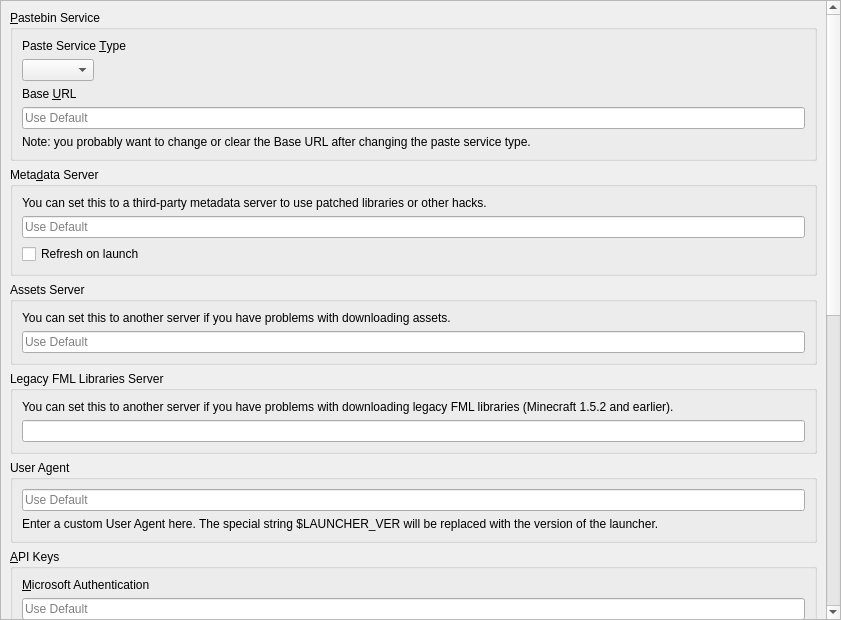
<?xml version="1.0" encoding="UTF-8"?>
<ui version="4.0">
 <class>APIPage</class>
 <widget class="QWidget" name="APIPage">
  <property name="geometry">
   <rect>
    <x>0</x>
    <y>0</y>
    <width>841</width>
    <height>620</height>
   </rect>
  </property>
  <layout class="QVBoxLayout" name="verticalLayout_2">
   <property name="leftMargin">
    <number>0</number>
   </property>
   <property name="topMargin">
    <number>0</number>
   </property>
   <property name="rightMargin">
    <number>0</number>
   </property>
   <property name="bottomMargin">
    <number>0</number>
   </property>
   <item>
    <widget class="QScrollArea" name="scrollArea">
     <property name="widgetResizable">
      <bool>true</bool>
     </property>
     <widget class="QWidget" name="scrollAreaWidgetContents">
      <property name="geometry">
       <rect>
        <x>0</x>
        <y>0</y>
        <width>825</width>
        <height>1236</height>
       </rect>
      </property>
      <layout class="QVBoxLayout" name="verticalLayout">
       <item>
        <widget class="QGroupBox" name="groupBox_paste">
         <property name="title">
          <string>&amp;Pastebin Service</string>
         </property>
         <layout class="QVBoxLayout" name="verticalLayout_3">
          <item>
           <widget class="QLabel" name="pasteServiceTypeLabel">
            <property name="text">
             <string>Paste Service &amp;Type</string>
            </property>
            <property name="buddy">
             <cstring>pasteTypeComboBox</cstring>
            </property>
           </widget>
          </item>
          <item>
           <widget class="QComboBox" name="pasteTypeComboBox">
            <property name="sizePolicy">
             <sizepolicy hsizetype="Maximum" vsizetype="Fixed">
              <horstretch>0</horstretch>
              <verstretch>0</verstretch>
             </sizepolicy>
            </property>
           </widget>
          </item>
          <item>
           <widget class="QLabel" name="baseURLLabel">
            <property name="text">
             <string>Base &amp;URL</string>
            </property>
            <property name="buddy">
             <cstring>baseURLEntry</cstring>
            </property>
           </widget>
          </item>
          <item>
           <widget class="QLineEdit" name="baseURLEntry">
            <property name="placeholderText">
             <string>Use Default</string>
            </property>
            <property name="clearButtonEnabled">
             <bool>true</bool>
            </property>
           </widget>
          </item>
          <item>
           <widget class="QLabel" name="baseURLNote">
            <property name="text">
             <string>Note: you probably want to change or clear the Base URL after changing the paste service type.</string>
            </property>
            <property name="wordWrap">
             <bool>true</bool>
            </property>
           </widget>
          </item>
         </layout>
        </widget>
       </item>
       <item>
        <widget class="QGroupBox" name="groupBox_meta">
         <property name="title">
          <string>Meta&amp;data Server</string>
         </property>
         <layout class="QVBoxLayout" name="verticalLayout_5">
          <item>
           <widget class="QLabel" name="label_6">
            <property name="text">
             <string>You can set this to a third-party metadata server to use patched libraries or other hacks.</string>
            </property>
            <property name="textFormat">
             <enum>Qt::RichText</enum>
            </property>
            <property name="wordWrap">
             <bool>true</bool>
            </property>
            <property name="openExternalLinks">
             <bool>true</bool>
            </property>
           </widget>
          </item>
          <item>
           <widget class="QLineEdit" name="metaURL">
            <property name="placeholderText">
             <string>Use Default</string>
            </property>
           </widget>
          </item>
          <item>
           <widget class="QCheckBox" name="metaRefreshOnLaunchCB">
            <property name="text">
             <string>Refresh on launch</string>
            </property>
           </widget>
          </item>
         </layout>
        </widget>
       </item>
       <item>
        <widget class="QGroupBox" name="groupBox_assets">
         <property name="title">
          <string>Assets Server</string>
         </property>
         <layout class="QVBoxLayout" name="verticalLayout_6">
          <item>
           <widget class="QLabel" name="label_7">
            <property name="text">
             <string>You can set this to another server if you have problems with downloading assets.</string>
            </property>
            <property name="textFormat">
             <enum>Qt::RichText</enum>
            </property>
            <property name="wordWrap">
             <bool>true</bool>
            </property>
            <property name="openExternalLinks">
             <bool>true</bool>
            </property>
           </widget>
          </item>
          <item>
           <widget class="QLineEdit" name="resourceURL">
            <property name="placeholderText">
             <string>Use Default</string>
            </property>
           </widget>
          </item>
         </layout>
        </widget>
       </item>
       <item>
        <widget class="QGroupBox" name="groupBox_fmllibs">
         <property name="title">
          <string>Legacy FML Libraries Server</string>
         </property>
         <layout class="QVBoxLayout" name="verticalLayout_8">
          <item>
           <widget class="QLabel" name="label">
            <property name="text">
             <string>You can set this to another server if you have problems with downloading legacy FML libraries (Minecraft 1.5.2 and earlier).</string>
            </property>
            <property name="textFormat">
             <enum>Qt::RichText</enum>
            </property>
            <property name="wordWrap">
             <bool>true</bool>
            </property>
            <property name="openExternalLinks">
             <bool>true</bool>
            </property>
           </widget>
          </item>
          <item>
           <widget class="QLineEdit" name="legacyFMLLibsURL"/>
          </item>
         </layout>
        </widget>
       </item>
       <item>
        <widget class="QGroupBox" name="groupBox_ua">
         <property name="minimumSize">
          <size>
           <width>0</width>
           <height>0</height>
          </size>
         </property>
         <property name="title">
          <string>User Agent</string>
         </property>
         <layout class="QVBoxLayout" name="verticalLayout_7">
          <item>
           <widget class="QLineEdit" name="userAgentLineEdit">
            <property name="placeholderText">
             <string>Use Default</string>
            </property>
           </widget>
          </item>
          <item>
           <widget class="QLabel" name="userAgentLabel">
            <property name="text">
             <string>Enter a custom User Agent here. The special string $LAUNCHER_VER will be replaced with the version of the launcher.</string>
            </property>
            <property name="wordWrap">
             <bool>true</bool>
            </property>
           </widget>
          </item>
         </layout>
        </widget>
       </item>
       <item>
        <widget class="QGroupBox" name="groupBox_msa">
         <property name="title">
          <string>&amp;API Keys</string>
         </property>
         <layout class="QVBoxLayout" name="verticalLayout_4">
          <item>
           <widget class="QLabel" name="msaClientIDLabel">
            <property name="text">
             <string>&amp;Microsoft Authentication</string>
            </property>
            <property name="textFormat">
             <enum>Qt::RichText</enum>
            </property>
            <property name="wordWrap">
             <bool>true</bool>
            </property>
            <property name="openExternalLinks">
             <bool>true</bool>
            </property>
            <property name="buddy">
             <cstring>msaClientID</cstring>
            </property>
           </widget>
          </item>
          <item>
           <widget class="QLineEdit" name="msaClientID">
            <property name="placeholderText">
             <string>Use Default</string>
            </property>
           </widget>
          </item>
          <item>
           <widget class="QLabel" name="label_3">
            <property name="text">
             <string>Note: you probably don't need to set this if logging in via Microsoft Authentication already works.</string>
            </property>
            <property name="textFormat">
             <enum>Qt::RichText</enum>
            </property>
            <property name="wordWrap">
             <bool>true</bool>
            </property>
           </widget>
          </item>
          <item>
           <spacer name="verticalSpacer">
            <property name="orientation">
             <enum>Qt::Vertical</enum>
            </property>
            <property name="sizeType">
             <enum>QSizePolicy::Fixed</enum>
            </property>
            <property name="sizeHint" stdset="0">
             <size>
              <width>0</width>
              <height>6</height>
             </size>
            </property>
           </spacer>
          </item>
          <item>
           <widget class="QLabel" name="modrinthTokenLabel">
            <property name="text">
             <string>Mod&amp;rinth</string>
            </property>
            <property name="textFormat">
             <enum>Qt::RichText</enum>
            </property>
            <property name="wordWrap">
             <bool>true</bool>
            </property>
            <property name="openExternalLinks">
             <bool>true</bool>
            </property>
            <property name="buddy">
             <cstring>modrinthToken</cstring>
            </property>
           </widget>
          </item>
          <item>
           <widget class="QLineEdit" name="modrinthToken">
            <property name="enabled">
             <bool>true</bool>
            </property>
            <property name="placeholderText">
             <string>Use None</string>
            </property>
           </widget>
          </item>
          <item>
           <widget class="QLabel" name="label_8">
            <property name="text">
             <string>&lt;html&gt;&lt;head/&gt;&lt;body&gt;&lt;p&gt;Note: you only need to set this to access private data. Read the &lt;a href=&quot;https://docs.modrinth.com/api/#authentication&quot;&gt;documentation&lt;/a&gt; for more information.&lt;/p&gt;&lt;/body&gt;&lt;/html&gt;</string>
            </property>
            <property name="wordWrap">
             <bool>true</bool>
            </property>
            <property name="openExternalLinks">
             <bool>true</bool>
            </property>
           </widget>
          </item>
          <item>
           <spacer name="verticalSpacer_4">
            <property name="orientation">
             <enum>Qt::Vertical</enum>
            </property>
            <property name="sizeType">
             <enum>QSizePolicy::Fixed</enum>
            </property>
            <property name="sizeHint" stdset="0">
             <size>
              <width>0</width>
              <height>6</height>
             </size>
            </property>
           </spacer>
          </item>
          <item>
           <widget class="QLabel" name="flameKeyLabel">
            <property name="text">
             <string>&amp;CurseForge</string>
            </property>
            <property name="textFormat">
             <enum>Qt::RichText</enum>
            </property>
            <property name="wordWrap">
             <bool>true</bool>
            </property>
            <property name="openExternalLinks">
             <bool>true</bool>
            </property>
            <property name="buddy">
             <cstring>flameKey</cstring>
            </property>
           </widget>
          </item>
          <item>
           <widget class="QLineEdit" name="flameKey">
            <property name="enabled">
             <bool>true</bool>
            </property>
            <property name="placeholderText">
             <string>Use Default</string>
            </property>
           </widget>
          </item>
          <item>
           <widget class="QLabel" name="label_10">
            <property name="text">
             <string>Note: you probably don't need to set this if CurseForge already works.</string>
            </property>
            <property name="wordWrap">
             <bool>true</bool>
            </property>
           </widget>
          </item>
          <item>
           <widget class="QCheckBox" name="FallbackMRBlockedMods">
            <property name="text">
             <string>Enable fallback to Modrinth for blocked mods</string>
            </property>
           </widget>
          </item>
          <item>
           <spacer name="verticalSpacer_3">
            <property name="orientation">
             <enum>Qt::Vertical</enum>
            </property>
            <property name="sizeType">
             <enum>QSizePolicy::Fixed</enum>
            </property>
            <property name="sizeHint" stdset="0">
             <size>
              <width>0</width>
              <height>6</height>
             </size>
            </property>
           </spacer>
          </item>
          <item>
           <widget class="QLabel" name="label_12">
            <property name="text">
             <string>&amp;Technic</string>
            </property>
            <property name="buddy">
             <cstring>technicClientID</cstring>
            </property>
           </widget>
          </item>
          <item>
           <widget class="QLineEdit" name="technicClientID">
            <property name="placeholderText">
             <string>Use Default</string>
            </property>
           </widget>
          </item>
          <item>
           <widget class="QLabel" name="label_11">
            <property name="text">
             <string>&lt;html&gt;&lt;head/&gt;&lt;body&gt;&lt;p&gt;Note: you only need to set this to access private data.&lt;/p&gt;&lt;/body&gt;&lt;/html&gt;</string>
            </property>
            <property name="wordWrap">
             <bool>true</bool>
            </property>
           </widget>
          </item>
         </layout>
        </widget>
       </item>
       <item>
        <widget class="QGroupBox" name="groupBox_downloadSource">
         <property name="title">
          <string>下载源</string>
         </property>
         <layout class="QVBoxLayout" name="verticalLayout_downloadSource">
          <item>
           <widget class="QLabel" name="downloadSourceModeLabel">
            <property name="text">
             <string>下载源模式</string>
            </property>
           </widget>
          </item>
          <item>
           <widget class="QComboBox" name="downloadSourceModeComboBox">
            <item>
             <property name="text">
              <string>镜像</string>
             </property>
            </item>
            <item>
             <property name="text">
              <string>官方</string>
             </property>
            </item>
            <item>
             <property name="text">
              <string>自定义</string>
             </property>
            </item>
           </widget>
          </item>
          <item>
           <widget class="QWidget" name="customSourceWidget">
            <layout class="QVBoxLayout" name="verticalLayout_customSource">
             <property name="leftMargin">
              <number>0</number>
             </property>
             <property name="topMargin">
              <number>6</number>
             </property>
             <property name="rightMargin">
              <number>0</number>
             </property>
             <property name="bottomMargin">
              <number>0</number>
             </property>
             <item>
              <widget class="QLabel" name="customMcBaseLabel">
               <property name="text">
                <string>Minecraft 自定义源地址</string>
               </property>
              </widget>
             </item>
             <item>
              <widget class="QLineEdit" name="customMcBaseUrl">
               <property name="placeholderText">
                <string>例如：https://bmclapi2.bangbang93.com</string>
               </property>
              </widget>
             </item>
             <item>
              <widget class="QLabel" name="customMcFormatLabel">
               <property name="text">
                <string>Minecraft 源格式</string>
               </property>
              </widget>
             </item>
             <item>
              <widget class="QComboBox" name="customMcFormatComboBox">
               <item>
                <property name="text">
                 <string>Mojang</string>
                </property>
               </item>
               <item>
                <property name="text">
                 <string>BMCLAPI</string>
                </property>
               </item>
              </widget>
             </item>
             <item>
              <widget class="QLabel" name="customModsBaseLabel">
               <property name="text">
                <string>模组源自定义地址</string>
               </property>
              </widget>
             </item>
             <item>
              <widget class="QLineEdit" name="customModsBaseUrl">
               <property name="placeholderText">
                <string>例如：https://mod.mcimirror.top</string>
               </property>
              </widget>
             </item>
             <item>
              <widget class="QLabel" name="customModsFormatLabel">
               <property name="text">
                <string>模组源格式</string>
               </property>
              </widget>
             </item>
             <item>
              <widget class="QComboBox" name="customModsFormatComboBox">
               <item>
                <property name="text">
                 <string>Official</string>
                </property>
               </item>
               <item>
                <property name="text">
                 <string>MCIM</string>
                </property>
               </item>
              </widget>
             </item>
            </layout>
           </widget>
          </item>
         </layout>
        </widget>
       </item>
       <item>
        <spacer name="verticalSpacer_2">
         <property name="orientation">
          <enum>Qt::Vertical</enum>
         </property>
         <property name="sizeHint" stdset="0">
          <size>
           <width>0</width>
           <height>0</height>
          </size>
         </property>
        </spacer>
       </item>
      </layout>
     </widget>
    </widget>
   </item>
  </layout>
 </widget>
 <resources/>
 <connections/>
</ui>
